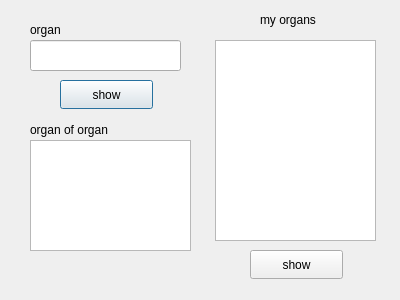
<?xml version="1.0" encoding="UTF-8"?>
<ui version="4.0">
 <class>Dialog_view_added_organ_to_organ</class>
 <widget class="QDialog" name="Dialog_view_added_organ_to_organ">
  <property name="geometry">
   <rect>
    <x>0</x>
    <y>0</y>
    <width>400</width>
    <height>300</height>
   </rect>
  </property>
  <property name="windowTitle">
   <string>Dialog</string>
  </property>
  <widget class="QLineEdit" name="organ_input">
   <property name="geometry">
    <rect>
     <x>30</x>
     <y>40</y>
     <width>151</width>
     <height>31</height>
    </rect>
   </property>
  </widget>
  <widget class="QListWidget" name="list_my_organs">
   <property name="geometry">
    <rect>
     <x>215</x>
     <y>40</y>
     <width>161</width>
     <height>201</height>
    </rect>
   </property>
  </widget>
  <widget class="QPushButton" name="show_organ_of_organ_btn">
   <property name="geometry">
    <rect>
     <x>60</x>
     <y>80</y>
     <width>93</width>
     <height>29</height>
    </rect>
   </property>
   <property name="text">
    <string>show</string>
   </property>
  </widget>
  <widget class="QLabel" name="label">
   <property name="geometry">
    <rect>
     <x>30</x>
     <y>20</y>
     <width>63</width>
     <height>20</height>
    </rect>
   </property>
   <property name="text">
    <string>organ</string>
   </property>
  </widget>
  <widget class="QPushButton" name="pushButton_2">
   <property name="geometry">
    <rect>
     <x>250</x>
     <y>250</y>
     <width>93</width>
     <height>29</height>
    </rect>
   </property>
   <property name="text">
    <string>show</string>
   </property>
  </widget>
  <widget class="QListWidget" name="list_organ_of_organ">
   <property name="geometry">
    <rect>
     <x>30</x>
     <y>140</y>
     <width>161</width>
     <height>111</height>
    </rect>
   </property>
  </widget>
  <widget class="QLabel" name="label_2">
   <property name="geometry">
    <rect>
     <x>30</x>
     <y>120</y>
     <width>121</width>
     <height>20</height>
    </rect>
   </property>
   <property name="text">
    <string>organ of organ</string>
   </property>
  </widget>
  <widget class="QLabel" name="label_3">
   <property name="geometry">
    <rect>
     <x>260</x>
     <y>10</y>
     <width>121</width>
     <height>20</height>
    </rect>
   </property>
   <property name="text">
    <string>my organs</string>
   </property>
  </widget>
 </widget>
 <resources/>
 <connections/>
</ui>
